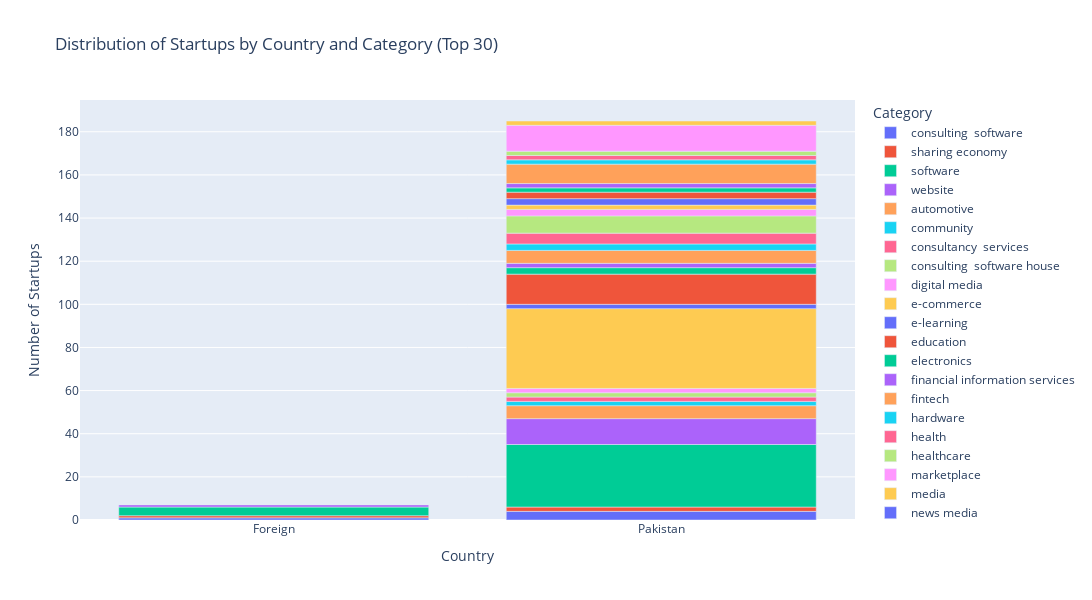

Notebook source saved alongside this figure:
### Code cell
import pandas as pd
import plotly.express as px

# Assuming you have a DataFrame named 'Startups' containing the 'Country' and 'Category' columns

# Filter out the top 30 categories
top_categories = Startups['Category'].value_counts().head(30).index.tolist()
filtered_startups = Startups[Startups['Category'].isin(top_categories)]

# Group startups by country and category and count the number of startups in each group
country_category_counts = filtered_startups.groupby(['Country', 'Category']).size().reset_index(name='Count')

# Create a bar chart using Plotly
fig = px.bar(country_category_counts, x='Country', y='Count', color='Category',
             title='Distribution of Startups by Country and Category (Top 30)', 
             labels={'Count': 'Number of Startups'}, 
             category_orders={'Country': sorted(country_category_counts['Country'].unique())},
             width=1200, height=600)

# Show the graph
fig.show()

### Figure 1 — Plotly figure (JSON) as saved in the notebook; plotly's stock layout.template omitted (floating-point values rounded to 4 significant figures)
{"data": [{"alignmentgroup": "True", "hovertemplate": "Category=consulting  software<br>Country=%{x}<br>Number of Startups=%{y}<extra></extra>", "legendgroup": "consulting  software", "marker": {"color": "#636efa", "pattern": {"shape": ""}}, "name": "consulting  software", "offsetgroup": "consulting  software", "orientation": "v", "showlegend": true, "textposition": "auto", "type": "bar", "x": ["Foreign", "Pakistan"], "xaxis": "x", "y": [1, 4], "yaxis": "y"}, {"alignmentgroup": "True", "hovertemplate": "Category=sharing economy<br>Country=%{x}<br>Number of Startups=%{y}<extra></extra>", "legendgroup": "sharing economy", "marker": {"color": "#EF553B", "pattern": {"shape": ""}}, "name": "sharing economy", "offsetgroup": "sharing economy", "orientation": "v", "showlegend": true, "textposition": "auto", "type": "bar", "x": ["Foreign", "Pakistan"], "xaxis": "x", "y": [1, 2], "yaxis": "y"}, {"alignmentgroup": "True", "hovertemplate": "Category=software<br>Country=%{x}<br>Number of Startups=%{y}<extra></extra>", "legendgroup": "software", "marker": {"color": "#00cc96", "pattern": {"shape": ""}}, "name": "software", "offsetgroup": "software", "orientation": "v", "showlegend": true, "textposition": "auto", "type": "bar", "x": ["Foreign", "Pakistan"], "xaxis": "x", "y": [4, 29], "yaxis": "y"}, {"alignmentgroup": "True", "hovertemplate": "Category=website<br>Country=%{x}<br>Number of Startups=%{y}<extra></extra>", "legendgroup": "website", "marker": {"color": "#ab63fa", "pattern": {"shape": ""}}, "name": "website", "offsetgroup": "website", "orientation": "v", "showlegend": true, "textposition": "auto", "type": "bar", "x": ["Foreign", "Pakistan"], "xaxis": "x", "y": [1, 12], "yaxis": "y"}, {"alignmentgroup": "True", "hovertemplate": "Category=automotive<br>Country=%{x}<br>Number of Startups=%{y}<extra></extra>", "legendgroup": "automotive", "marker": {"color": "#FFA15A", "pattern": {"shape": ""}}, "name": "automotive", "offsetgroup": "automotive", "orientation": "v", "showlegend": true, "textposition": "auto", "type": "bar", "x": ["Pakistan"], "xaxis": "x", "y": [6], "yaxis": "y"}, {"alignmentgroup": "True", "hovertemplate": "Category=community<br>Country=%{x}<br>Number of Startups=%{y}<extra></extra>", "legendgroup": "community", "marker": {"color": "#19d3f3", "pattern": {"shape": ""}}, "name": "community", "offsetgroup": "community", "orientation": "v", "showlegend": true, "textposition": "auto", "type": "bar", "x": ["Pakistan"], "xaxis": "x", "y": [2], "yaxis": "y"}, {"alignmentgroup": "True", "hovertemplate": "Category=consultancy  services<br>Country=%{x}<br>Number of Startups=%{y}<extra></extra>", "legendgroup": "consultancy  services", "marker": {"color": "#FF6692", "pattern": {"shape": ""}}, "name": "consultancy  services", "offsetgroup": "consultancy  services", "orientation": "v", "showlegend": true, "textposition": "auto", "type": "bar", "x": ["Pakistan"], "xaxis": "x", "y": [2], "yaxis": "y"}, {"alignmentgroup": "True", "hovertemplate": "Category=consulting  software house<br>Country=%{x}<br>Number of Startups=%{y}<extra></extra>", "legendgroup": "consulting  software house", "marker": {"color": "#B6E880", "pattern": {"shape": ""}}, "name": "consulting  software house", "offsetgroup": "consulting  software house", "orientation": "v", "showlegend": true, "textposition": "auto", "type": "bar", "x": ["Pakistan"], "xaxis": "x", "y": [2], "yaxis": "y"}, {"alignmentgroup": "True", "hovertemplate": "Category=digital media<br>Country=%{x}<br>Number of Startups=%{y}<extra></extra>", "legendgroup": "digital media", "marker": {"color": "#FF97FF", "pattern": {"shape": ""}}, "name": "digital media", "offsetgroup": "digital media", "orientation": "v", "showlegend": true, "textposition": "auto", "type": "bar", "x": ["Pakistan"], "xaxis": "x", "y": [2], "yaxis": "y"}, {"alignmentgroup": "True", "hovertemplate": "Category=e-commerce<br>Country=%{x}<br>Number of Startups=%{y}<extra></extra>", "legendgroup": "e-commerce", "marker": {"color": "#FECB52", "pattern": {"shape": ""}}, "name": "e-commerce", "offsetgroup": "e-commerce", "orientation": "v", "showlegend": true, "textposition": "auto", "type": "bar", "x": ["Pakistan"], "xaxis": "x", "y": [37], "yaxis": "y"}, {"alignmentgroup": "True", "hovertemplate": "Category=e-learning<br>Country=%{x}<br>Number of Startups=%{y}<extra></extra>", "legendgroup": "e-learning", "marker": {"color": "#636efa", "pattern": {"shape": ""}}, "name": "e-learning", "offsetgroup": "e-learning", "orientation": "v", "showlegend": true, "textposition": "auto", "type": "bar", "x": ["Pakistan"], "xaxis": "x", "y": [2], "yaxis": "y"}, {"alignmentgroup": "True", "hovertemplate": "Category=education<br>Country=%{x}<br>Number of Startups=%{y}<extra></extra>", "legendgroup": "education", "marker": {"color": "#EF553B", "pattern": {"shape": ""}}, "name": "education", "offsetgroup": "education", "orientation": "v", "showlegend": true, "textposition": "auto", "type": "bar", "x": ["Pakistan"], "xaxis": "x", "y": [14], "yaxis": "y"}, {"alignmentgroup": "True", "hovertemplate": "Category=electronics<br>Country=%{x}<br>Number of Startups=%{y}<extra></extra>", "legendgroup": "electronics", "marker": {"color": "#00cc96", "pattern": {"shape": ""}}, "name": "electronics", "offsetgroup": "electronics", "orientation": "v", "showlegend": true, "textposition": "auto", "type": "bar", "x": ["Pakistan"], "xaxis": "x", "y": [3], "yaxis": "y"}, {"alignmentgroup": "True", "hovertemplate": "Category=financial information services<br>Country=%{x}<br>Number of Startups=%{y}<extra></extra>", "legendgroup": "financial information services", "marker": {"color": "#ab63fa", "pattern": {"shape": ""}}, "name": "financial information services", "offsetgroup": "financial information services", "orientation": "v", "showlegend": true, "textposition": "auto", "type": "bar", "x": ["Pakistan"], "xaxis": "x", "y": [2], "yaxis": "y"}, {"alignmentgroup": "True", "hovertemplate": "Category=fintech<br>Country=%{x}<br>Number of Startups=%{y}<extra></extra>", "legendgroup": "fintech", "marker": {"color": "#FFA15A", "pattern": {"shape": ""}}, "name": "fintech", "offsetgroup": "fintech", "orientation": "v", "showlegend": true, "textposition": "auto", "type": "bar", "x": ["Pakistan"], "xaxis": "x", "y": [6], "yaxis": "y"}, {"alignmentgroup": "True", "hovertemplate": "Category=hardware<br>Country=%{x}<br>Number of Startups=%{y}<extra></extra>", "legendgroup": "hardware", "marker": {"color": "#19d3f3", "pattern": {"shape": ""}}, "name": "hardware", "offsetgroup": "hardware", "orientation": "v", "showlegend": true, "textposition": "auto", "type": "bar", "x": ["Pakistan"], "xaxis": "x", "y": [3], "yaxis": "y"}, {"alignmentgroup": "True", "hovertemplate": "Category=health<br>Country=%{x}<br>Number of Startups=%{y}<extra></extra>", "legendgroup": "health", "marker": {"color": "#FF6692", "pattern": {"shape": ""}}, "name": "health", "offsetgroup": "health", "orientation": "v", "showlegend": true, "textposition": "auto", "type": "bar", "x": ["Pakistan"], "xaxis": "x", "y": [5], "yaxis": "y"}, {"alignmentgroup": "True", "hovertemplate": "Category=healthcare<br>Country=%{x}<br>Number of Startups=%{y}<extra></extra>", "legendgroup": "healthcare", "marker": {"color": "#B6E880", "pattern": {"shape": ""}}, "name": "healthcare", "offsetgroup": "healthcare", "orientation": "v", "showlegend": true, "textposition": "auto", "type": "bar", "x": ["Pakistan"], "xaxis": "x", "y": [8], "yaxis": "y"}, {"alignmentgroup": "True", "hovertemplate": "Category=marketplace<br>Country=%{x}<br>Number of Startups=%{y}<extra></extra>", "legendgroup": "marketplace", "marker": {"color": "#FF97FF", "pattern": {"shape": ""}}, "name": "marketplace", "offsetgroup": "marketplace", "orientation": "v", "showlegend": true, "textposition": "auto", "type": "bar", "x": ["Pakistan"], "xaxis": "x", "y": [3], "yaxis": "y"}, {"alignmentgroup": "True", "hovertemplate": "Category=media<br>Country=%{x}<br>Number of Startups=%{y}<extra></extra>", "legendgroup": "media", "marker": {"color": "#FECB52", "pattern": {"shape": ""}}, "name": "media", "offsetgroup": "media", "orientation": "v", "showlegend": true, "textposition": "auto", "type": "bar", "x": ["Pakistan"], "xaxis": "x", "y": [2], "yaxis": "y"}, {"alignmentgroup": "True", "hovertemplate": "Category=news media<br>Country=%{x}<br>Number of Startups=%{y}<extra></extra>", "legendgroup": "news media", "marker": {"color": "#636efa", "pattern": {"shape": ""}}, "name": "news media", "offsetgroup": "news media", "orientation": "v", "showlegend": true, "textposition": "auto", "type": "bar", "x": ["Pakistan"], "xaxis": "x", "y": [3], "yaxis": "y"}, {"alignmentgroup": "True", "hovertemplate": "Category=retail<br>Country=%{x}<br>Number of Startups=%{y}<extra></extra>", "legendgroup": "retail", "marker": {"color": "#EF553B", "pattern": {"shape": ""}}, "name": "retail", "offsetgroup": "retail", "orientation": "v", "showlegend": true, "textposition": "auto", "type": "bar", "x": ["Pakistan"], "xaxis": "x", "y": [3], "yaxis": "y"}, {"alignmentgroup": "True", "hovertemplate": "Category=saas<br>Country=%{x}<br>Number of Startups=%{y}<extra></extra>", "legendgroup": "saas", "marker": {"color": "#00cc96", "pattern": {"shape": ""}}, "name": "saas", "offsetgroup": "saas", "orientation": "v", "showlegend": true, "textposition": "auto", "type": "bar", "x": ["Pakistan"], "xaxis": "x", "y": [2], "yaxis": "y"}, {"alignmentgroup": "True", "hovertemplate": "Category=service<br>Country=%{x}<br>Number of Startups=%{y}<extra></extra>", "legendgroup": "service", "marker": {"color": "#ab63fa", "pattern": {"shape": ""}}, "name": "service", "offsetgroup": "service", "orientation": "v", "showlegend": true, "textposition": "auto", "type": "bar", "x": ["Pakistan"], "xaxis": "x", "y": [2], "yaxis": "y"}, {"alignmentgroup": "True", "hovertemplate": "Category=services<br>Country=%{x}<br>Number of Startups=%{y}<extra></extra>", "legendgroup": "services", "marker": {"color": "#FFA15A", "pattern": {"shape": ""}}, "name": "services", "offsetgroup": "services", "orientation": "v", "showlegend": true, "textposition": "auto", "type": "bar", "x": ["Pakistan"], "xaxis": "x", "y": [9], "yaxis": "y"}, {"alignmentgroup": "True", "hovertemplate": "Category=software  education<br>Country=%{x}<br>Number of Startups=%{y}<extra></extra>", "legendgroup": "software  education", "marker": {"color": "#19d3f3", "pattern": {"shape": ""}}, "name": "software  education", "offsetgroup": "software  education", "orientation": "v", "showlegend": true, "textposition": "auto", "type": "bar", "x": ["Pakistan"], "xaxis": "x", "y": [2], "yaxis": "y"}, {"alignmentgroup": "True", "hovertemplate": "Category=sports<br>Country=%{x}<br>Number of Startups=%{y}<extra></extra>", "legendgroup": "sports", "marker": {"color": "#FF6692", "pattern": {"shape": ""}}, "name": "sports", "offsetgroup": "sports", "orientation": "v", "showlegend": true, "textposition": "auto", "type": "bar", "x": ["Pakistan"], "xaxis": "x", "y": [2], "yaxis": "y"}, {"alignmentgroup": "True", "hovertemplate": "Category=supply & distribution services<br>Country=%{x}<br>Number of Startups=%{y}<extra></extra>", "legendgroup": "supply & distribution services", "marker": {"color": "#B6E880", "pattern": {"shape": ""}}, "name": "supply & distribution services", "offsetgroup": "supply & distribution services", "orientation": "v", "showlegend": true, "textposition": "auto", "type": "bar", "x": ["Pakistan"], "xaxis": "x", "y": [2], "yaxis": "y"}, {"alignmentgroup": "True", "hovertemplate": "Category=technology<br>Country=%{x}<br>Number of Startups=%{y}<extra></extra>", "legendgroup": "technology", "marker": {"color": "#FF97FF", "pattern": {"shape": ""}}, "name": "technology", "offsetgroup": "technology", "orientation": "v", "showlegend": true, "textposition": "auto", "type": "bar", "x": ["Pakistan"], "xaxis": "x", "y": [12], "yaxis": "y"}, {"alignmentgroup": "True", "hovertemplate": "Category=transportation<br>Country=%{x}<br>Number of Startups=%{y}<extra></extra>", "legendgroup": "transportation", "marker": {"color": "#FECB52", "pattern": {"shape": ""}}, "name": "transportation", "offsetgroup": "transportation", "orientation": "v", "showlegend": true, "textposition": "auto", "type": "bar", "x": ["Pakistan"], "xaxis": "x", "y": [2], "yaxis": "y"}], "layout": {"barmode": "relative", "height": 600, "legend": {"title": {"text": "Category"}, "tracegroupgap": 0}, "title": {"text": "Distribution of Startups by Country and Category (Top 30)"}, "width": 1200, "xaxis": {"anchor": "y", "categoryarray": ["Foreign", "Pakistan"], "categoryorder": "array", "domain": [0, 1], "title": {"text": "Country"}}, "yaxis": {"anchor": "x", "domain": [0, 1], "title": {"text": "Number of Startups"}}}}
